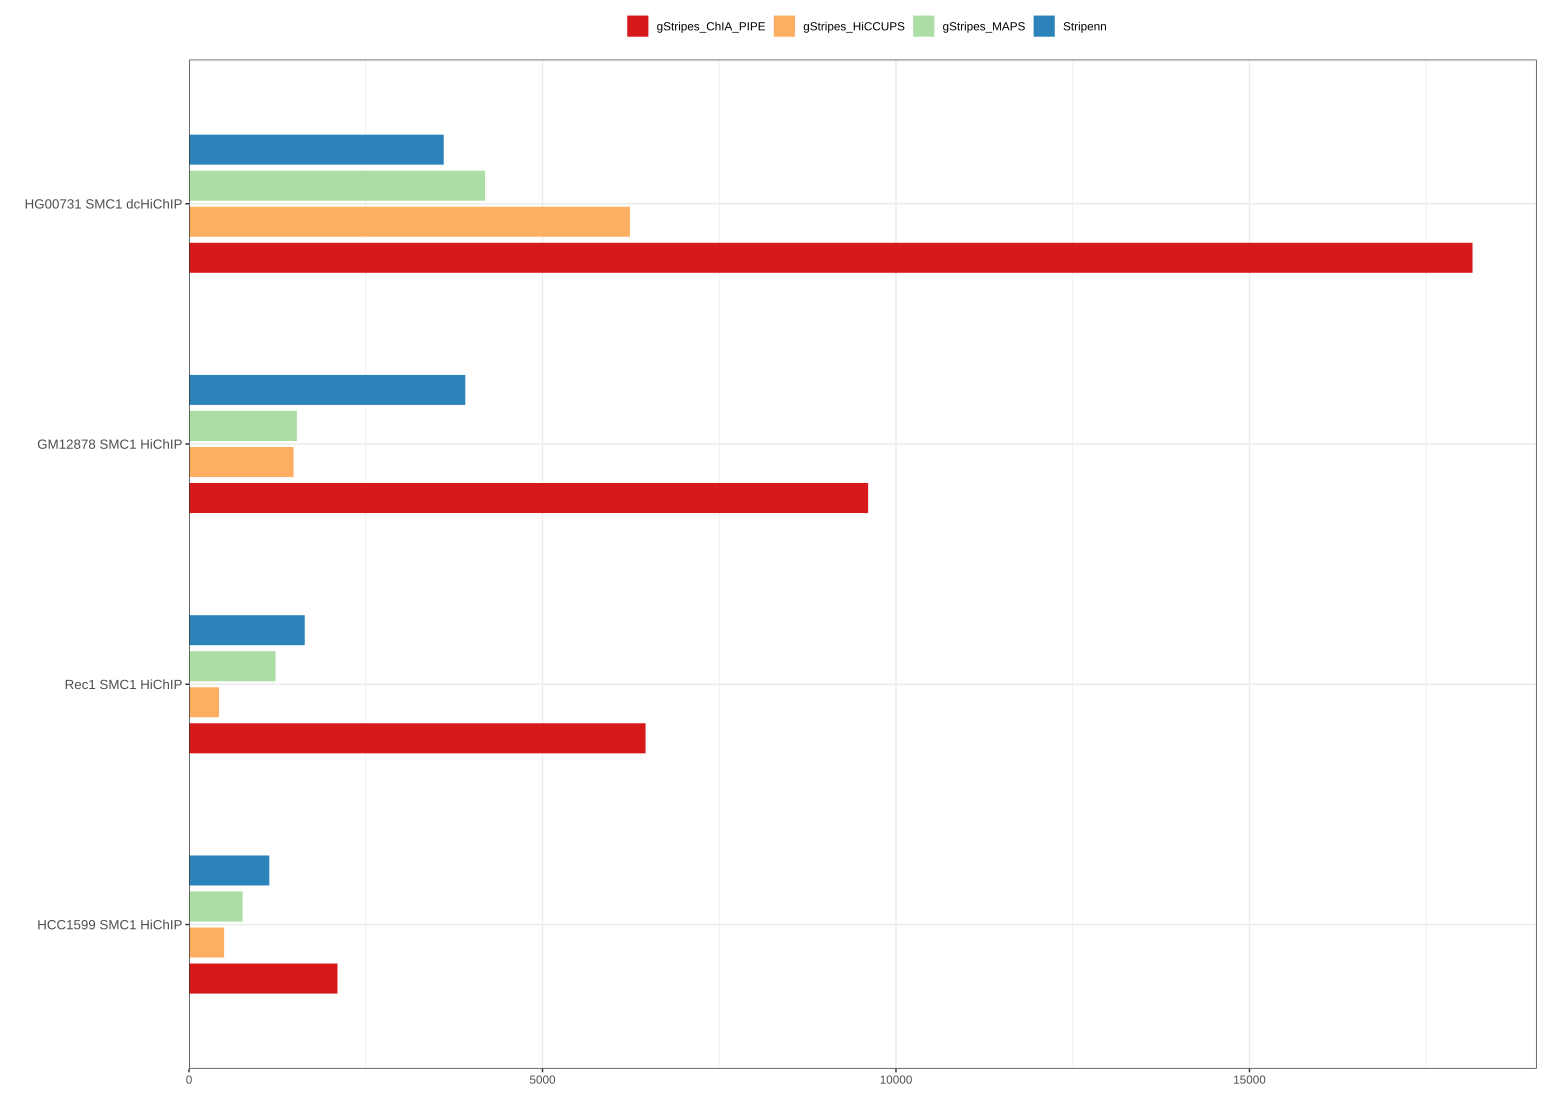

Recreate this plot in R.
setwd("~/Desktop/Figure.3_source/Fig_3A/.")
library(tidyr)
library(ggplot2)
library(dplyr)
library(tidyverse)

#Data
file = read.csv(file = "stripes.csv")
colnames(file)[1] = "Sample"

file2 = pivot_longer(file,cols = c("Stripenn", "gStripes_MAPS","gStripes_HiCCUPS","gStripes_ChIA_PIPE"),
                     names_to = "Algorithm",
                     values_to = "Value") 

file2$Sample <- factor(file2$Sample , levels = c("HCC1599 SMC1 HiChIP","Rec1 SMC1 HiChIP", "GM12878 SMC1 HiChIP","HG00731 SMC1 dcHiChIP"))
#file2$Algorithm <- factor(file2$Algorithm , levels = c("Stripenn","gStripes_MAPS","gStripes_HiCCUPS","gStripes_ChIA_PIPE") , ordered = TRUE)
trt = file2$Algorithm
file2 %>% mutate(Algorithm = fct_rev(Algorithm))

barchart = ggplot()
barchart = barchart + geom_col(data = file2, aes(x = Value, y = Sample, fill = trt), position = position_dodge(.6), width = 0.50) 
barchart = barchart + scale_x_continuous(expand = c(0, 0, .05, 0)) +labs(x="", y="", fill ="") 
barchart = barchart + theme_bw() + scale_fill_brewer(palette="Spectral") 
barchart = barchart + theme(legend.position="top", axis.text.y = element_text(size = 10) , text=element_text(family="Arial")) 
barchart


ggsave("stripes.png", plot = barchart,dpi = 300)
ggsave("stripes.svg", plot = barchart)

barchart = ggplot()
barchart = barchart + geom_col(data = file2, aes(x = Value, y = Sample, fill = trt), position = position_dodge(.6), width = 0.50) 
barchart = barchart + scale_x_continuous(expand = c(0, 0, .05, 0)) +labs(x="", y="", fill ="") 
barchart = barchart + theme_bw() + scale_fill_brewer(palette="Spectral",
                                                     labels = c("                                        ",
                                                                "                                        ",
                                                                "                                        ",
                                                                "                                        ")) 
barchart = barchart + theme(legend.position="top",axis.text.x=element_blank(),axis.text.y=element_blank())
barchart
ggsave("stripes_withoutL&L.png", plot = barchart,dpi = 300)
ggsave("stripes_withoutL&L.svg", plot = barchart)